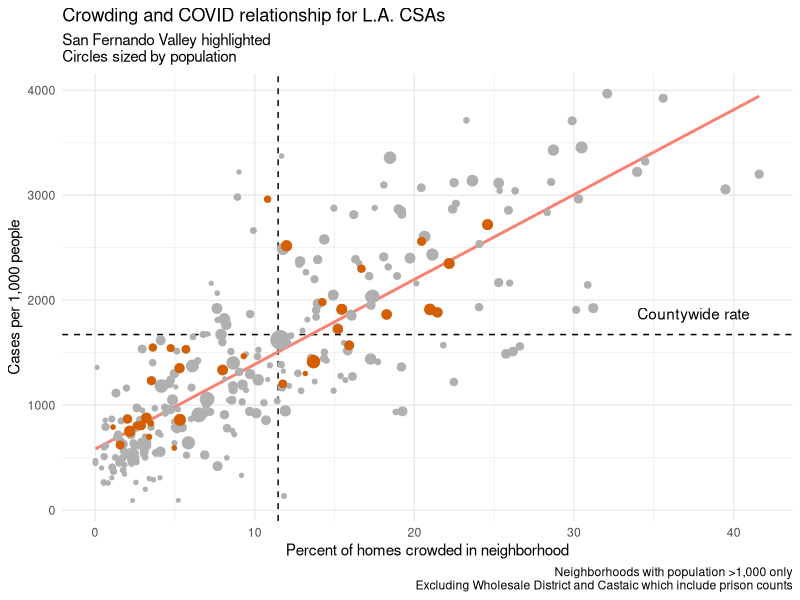
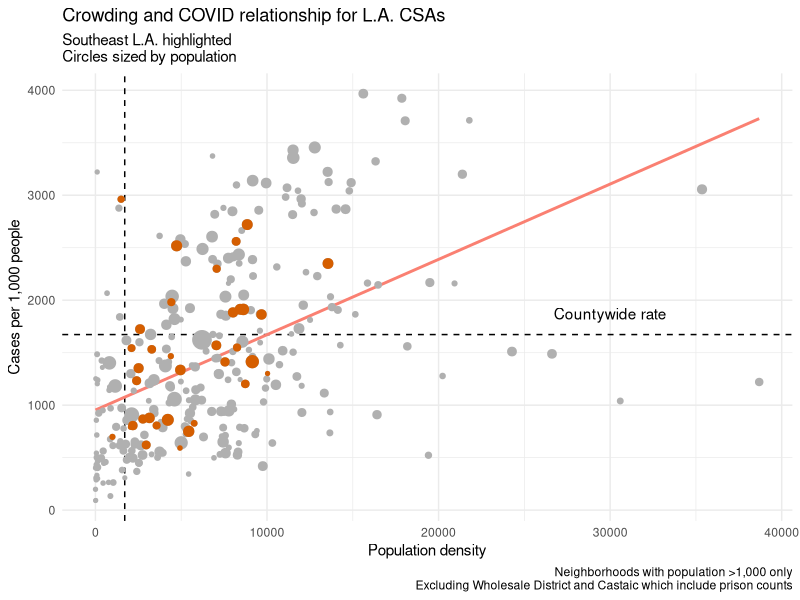
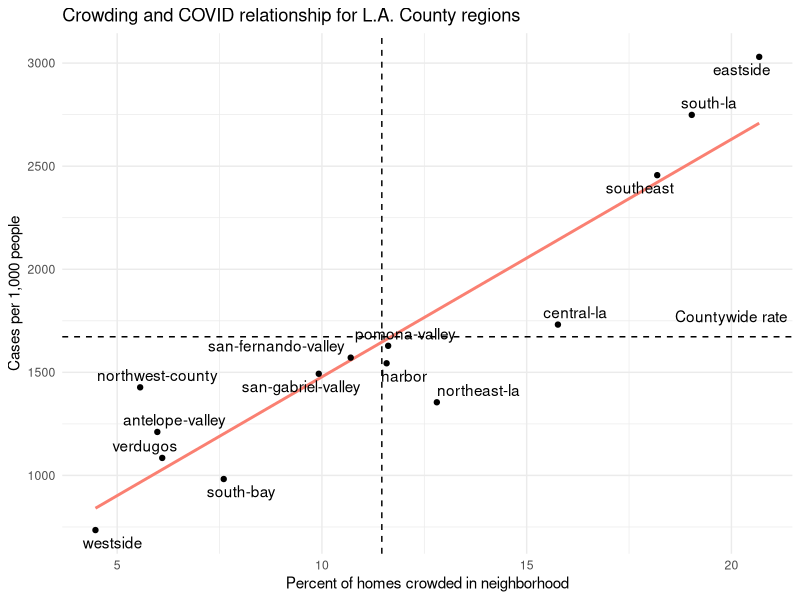
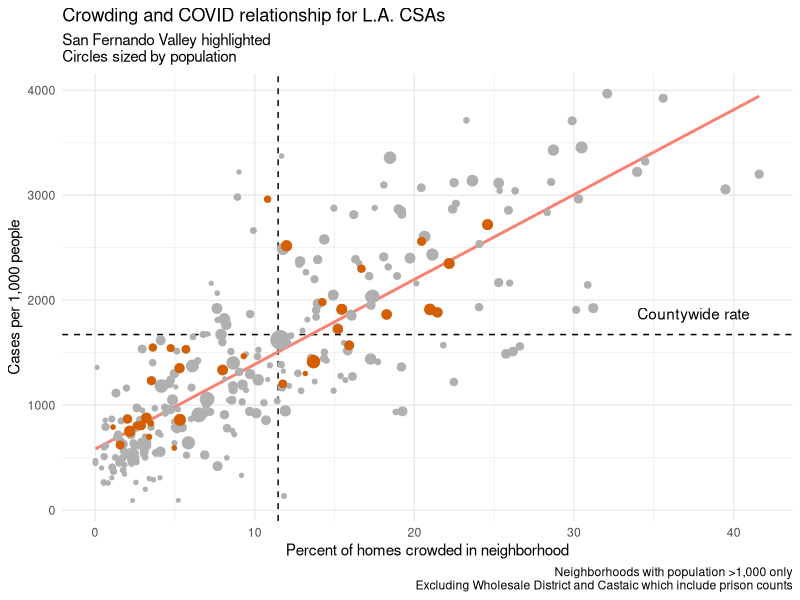
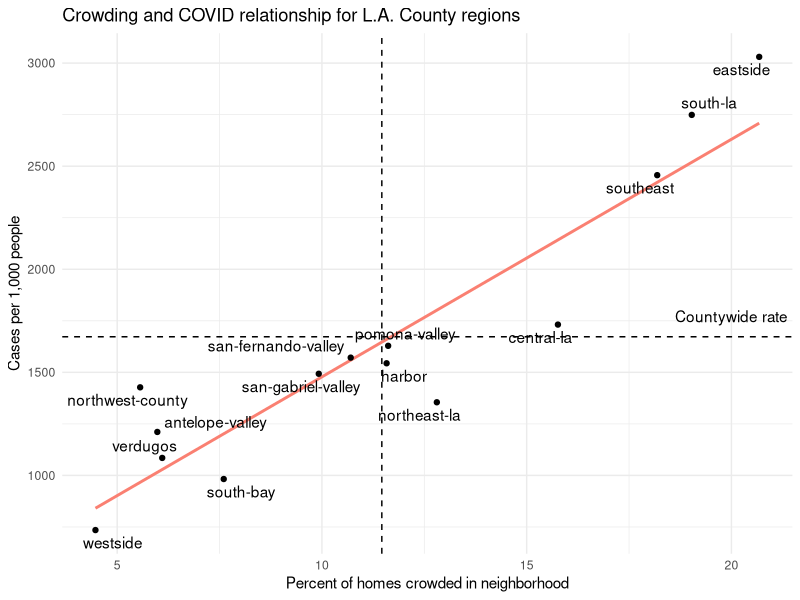

These charts were generated, in order, by the following R code:
library(tidyverse)
library(ggrepel)
library(broom)

save.plot = function (ggobj, filename) {
  ggsave(filename, plot = ggobj, width = 12, height = 8)
}

csa.latest = read_csv('processed/csa-latest.csv')

csa.latest

deaths.latest = read_csv('processed/deaths-latest.csv')

deaths.latest

crowding = read_csv('gis-census/csa-crowded.csv')

crowding

area = read_csv('gis-census/area.csv')

area

prison.hoods = c('Commerce','Lancaster','Lynwood','San Dimas','Boyle Heights','Downtown',
                 'San Pedro','Sylmar','Wholesale District','Castaic','La Verne','Santa Monica Mountains')

countywide.case.rate = csa.latest %>% 
  summarise(cases = sum(cases), population = sum(population)) %>% 
  mutate(rate.cases = cases / population * 100000) %>% 
  pull(rate.cases)

csa.crowding.data = csa.latest %>% 
  left_join(crowding %>% rename(csa.hood.name = hood.name, total.homes = total)) %>% 
  left_join(deaths.latest) %>% 
  left_join(area %>% select(csa.hood.name = hood.name, area, density)) %>% 
  mutate(pct.crowded = pct.crowded * 100)

csa.crowding.data

countywide.crowding.rate = csa.crowding.data %>% 
  summarise(
    crowded = sum(crowded),
    total.homes = sum(total.homes),
  ) %>% 
  mutate(pct.crowded = crowded / total.homes * 100) %>% 
  pull(pct.crowded)

crowding.model = lm(
  rate.cases ~ pct.crowded,
  data = csa.crowding.data %>% filter(is.finite(rate.cases)) %>% filter(!csa.hood.name %in% prison.hoods) %>% filter(population >= 1000)
)

summary(crowding.model)

tidy(crowding.model) %>% 
  write_csv('processed/crowding-model-csa.csv')

plot.crowding.csa = csa.crowding.data %>%
  filter(population > 1000) %>%
  filter(!csa.hood.name %in% c('Castaic', 'Wholesale District')) %>%
  ggplot(aes(pct.crowded, rate.cases, size = population)) +
  geom_hline(yintercept = countywide.case.rate, linetype = 2) +
  geom_vline(xintercept = countywide.crowding.rate, linetype = 2) +
  annotate('text', x = 37.5, y = countywide.case.rate + 200, label = 'Countywide rate') +
  geom_smooth(method = 'lm', se = FALSE, color = 'salmon') +
  geom_point(color = '#B0B0B0') +
  geom_point(
    data = . %>% 
      filter(mapla.region.slug == 'san-fernando-valley'),
    color = '#D55E00'
  ) +
  theme_minimal() +
  theme(legend.position = 'none') +
  labs(
    title = 'Crowding and COVID relationship for L.A. CSAs',
    subtitle = 'San Fernando Valley highlighted\nCircles sized by population',
    x = 'Percent of homes crowded in neighborhood',
    y = 'Cases per 1,000 people',
    caption = 'Neighborhoods with population >1,000 only\nExcluding Wholesale District and Castaic which include prison counts'
  )

plot.crowding.csa

plot.crowding.csa %>% save.plot('plots/csa-crowding.png')

countywide.density = csa.crowding.data %>% 
  summarise(
    area = sum(area),
    population = sum(population),
  ) %>% 
  mutate(density = population / area) %>% 
  pull(density)

plot.density.csa = csa.crowding.data %>%
  filter(population > 1000) %>%
  filter(!csa.hood.name %in% c('Castaic', 'Wholesale District')) %>%
  ggplot(aes(density, rate.cases, size = population)) +
  geom_hline(yintercept = countywide.case.rate, linetype = 2) +
  geom_vline(xintercept = countywide.density, linetype = 2) +
  annotate('text', x = 30000, y = countywide.case.rate + 200, label = 'Countywide rate') +
  geom_smooth(method = 'lm', se = FALSE, color = 'salmon') +
  geom_point(color = '#B0B0B0') +
  geom_point(
    data = . %>% 
      filter(mapla.region.slug == 'san-fernando-valley'),
    color = '#D55E00'
  ) +
  theme_minimal() +
  theme(legend.position = 'none') +
  labs(
    title = 'Crowding and COVID relationship for L.A. CSAs',
    subtitle = 'Southeast L.A. highlighted\nCircles sized by population',
    x = 'Population density',
    y = 'Cases per 1,000 people',
    caption = 'Neighborhoods with population >1,000 only\nExcluding Wholesale District and Castaic which include prison counts'
  )

plot.density.csa


region.crowding.data = csa.crowding.data %>% 
  # filter(!csa.hood.name %in% c('Castaic', 'Wholesale District')) %>%
  group_by(mapla.region.slug) %>% 
  summarise(
    cases = sum(cases),
    population = sum(population),
    rate.cases = cases / population * 100000,
    total.homes = sum(total.homes),
    crowded = sum(crowded),
    pct.crowded = crowded / total.homes * 100,
    area = sum(area),
    density = population / area
  ) %>% 
  filter(!mapla.region.slug %in% c('angeles-forest', 'santa-monica-mountains')) %>%
  drop_na(mapla.region.slug)

region.crowding.data

crowding.model.region = lm(
  rate.cases ~ pct.crowded,
  data = region.crowding.data
)

summary(crowding.model.region)

tidy(crowding.model.region) %>% 
  write_csv('processed/crowding-model-region.csv')

plot.crowding.region = region.crowding.data %>%
  ggplot(aes(pct.crowded, rate.cases)) +
  geom_hline(yintercept = countywide.case.rate, linetype = 2) +
  geom_vline(xintercept = countywide.crowding.rate, linetype = 2) +
  annotate('text', x = 20, y = countywide.case.rate + 100, label = 'Countywide rate') +
  geom_smooth(method = 'lm', se = FALSE, color = 'salmon') +
  geom_point() +
  geom_text_repel(aes(label = mapla.region.slug)) +
  # geom_point(color = '#B0B0B0') +
  # geom_point(
  #   data = . %>% 
  #     filter(mapla.region.slug == 'southeast'),
  #   color = '#D55E00'
  # ) +
  theme_minimal() +
  theme(legend.position = 'none') +
  labs(
    title = 'Crowding and COVID relationship for L.A. County regions',
    # subtitle = 'Southeast L.A. highlighted\nCircles sized by population',
    x = 'Percent of homes crowded in neighborhood',
    y = 'Cases per 1,000 people'
  )

plot.crowding.region

plot.crowding.region %>% save.plot('plots/region-crowding.png')

region.crowding.data %>% write_csv('processed/region-crowding.csv')

csa.crowding.data %>% write_csv('processed/csa-crowding.csv')

# ggplot(mapping = aes(pct.crowded, rate.cases)) +
#   geom_point(
#     data = csa.crowding.data %>% filter(is.finite(rate.cases)) %>% filter(!csa.hood.name %in% prison.hoods) %>% filter(population >= 1000)
#   ) +
#   geom_smooth(
#     data = csa.crowding.data %>% filter(is.finite(rate.cases)) %>% filter(!csa.hood.name %in% prison.hoods) %>% filter(population >= 1000),
#     method = 'lm',se = FALSE, color = 'black'
#   ) + 
#   geom_point(data = region.crowding.data, color = 'salmon') +
#   geom_smooth(data = region.crowding.data, method = 'lm',se = FALSE, color = 'salmon') +
#   theme_minimal()


